Frame 1 (no input): blank canvas, image omitted
Frame 60 (the mouse pressed at the canvas centre just before this capture): blank canvas, image omitted
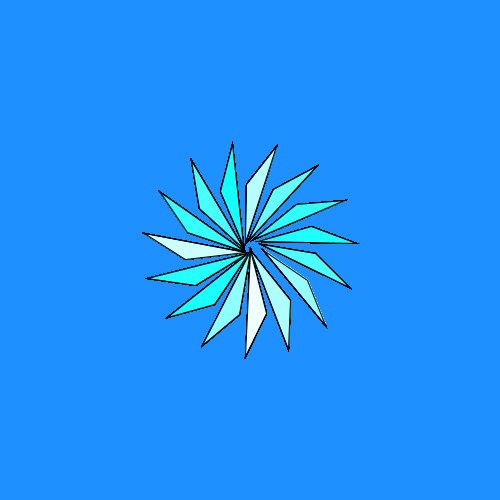
Frame 120 (the mouse held since frame 60 and released just before this capture)

The Processing sketch whose frames 1 and 60 were blank and that drew this single picture after the mouse press (run headless with seeded random() and noise(); from frame 60 on, the mouse is pressed at the canvas centre):

// Processing sketch: processing_186893
// ── processing_186893.pde


void setup(){
  size (500,500);
  background( 30,144,255);
  frameRate (5);
}

int a=0;
int b=0;
int pet= 15;
float angolo = (360/15);

void draw (){
 translate(mouseX, mouseY);
 for( a= 0; a<pet; a++){
    rotate(radians(angolo));
   if(mousePressed==true){
   fill (random (250),255,252);
    triangle (a, b, 58, 30, 76, 75);
 }
 }
}
